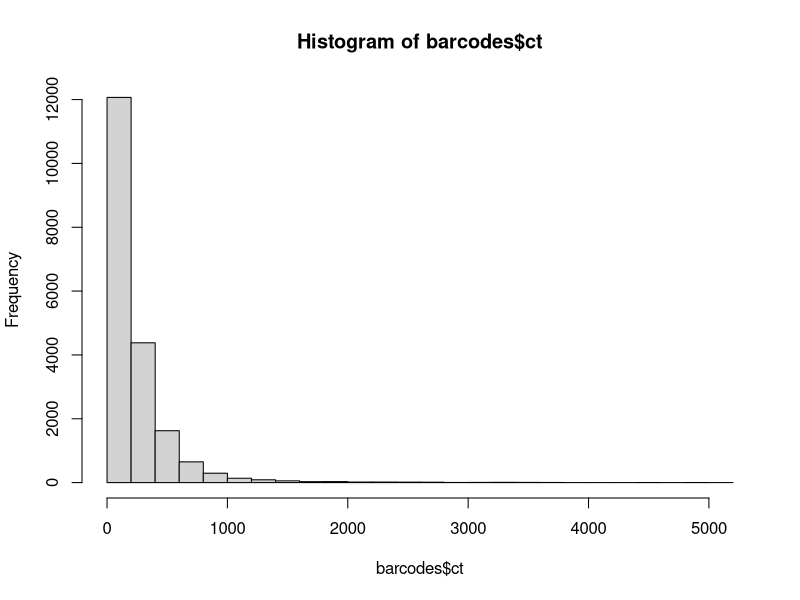

This figure's R source: (Note: this script raises an error after producing the figure.)
#Barcode distribution plotter
#10.8.22
barcodes=read.table("data/Consensus_Data/Novogene_lane14/sample14_combined/sscs.barcodes.lane14.s1.tsv")
names(barcodes)="ct"
barcodes$sample="sample1"
hist(barcodes$ct,breaks=30)
#This script takes in a single or duplex sequencing fasta file and plots the distribution of barcodes
barcodes.1=read.table("data/Consensus_Data/Novogene_lane14/sample14_combined/sscs.barcodes.lane14.s1.tsv")
barcodes.14=read.table("data/Consensus_Data/Novogene_lane14/sample14_combined/sscs.barcodes.lane14.s14.tsv")
names(barcodes.1)="ct"
barcodes.1$sample="sample1"
names(barcodes.14)="ct"
barcodes.14$sample="sample14"
barcodes=rbind(barcodes.1,barcodes.14)
# barcodes$V1=as.numeric(barcodes$V1)
# hist(barcodes.14$ct,breaks=30)
ggplot(barcodes,aes(x=ct,color=sample))+geom_density(adjust=3)
ggplot(barcodes.14,aes(x=ct))+geom_histogram(bins=50)
median(barcodes.14$ct)
ggplot(barcodes.1,aes(x=ct))+geom_histogram(bins=50)+scale_x_continuous(limits=c(0,200))
ggplot(barcodes.1,aes(x=ct))+geom_histogram(bins=50)
# ggplot(barcodes,aes(x=ct))+geom_density(adjust=3)
